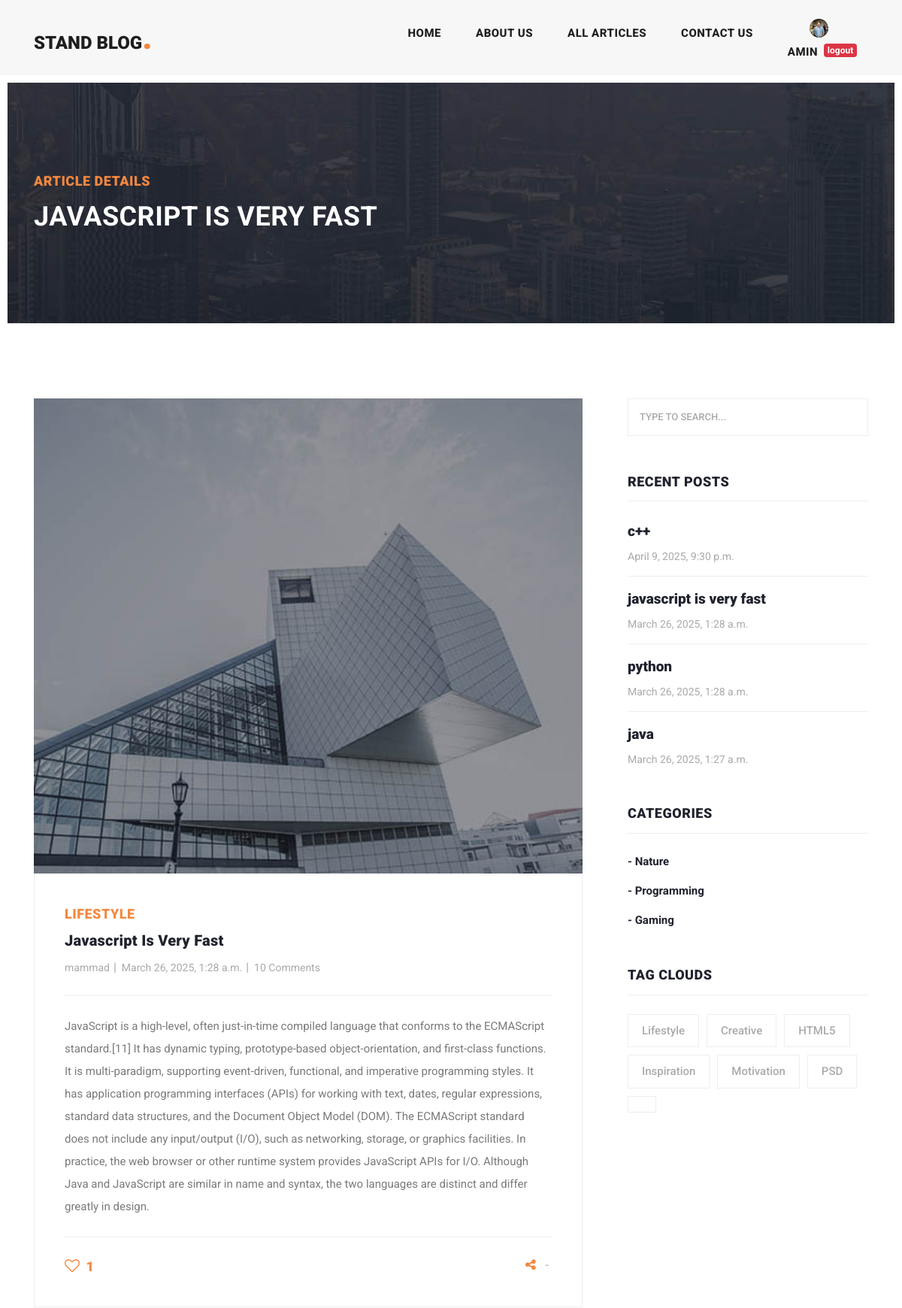
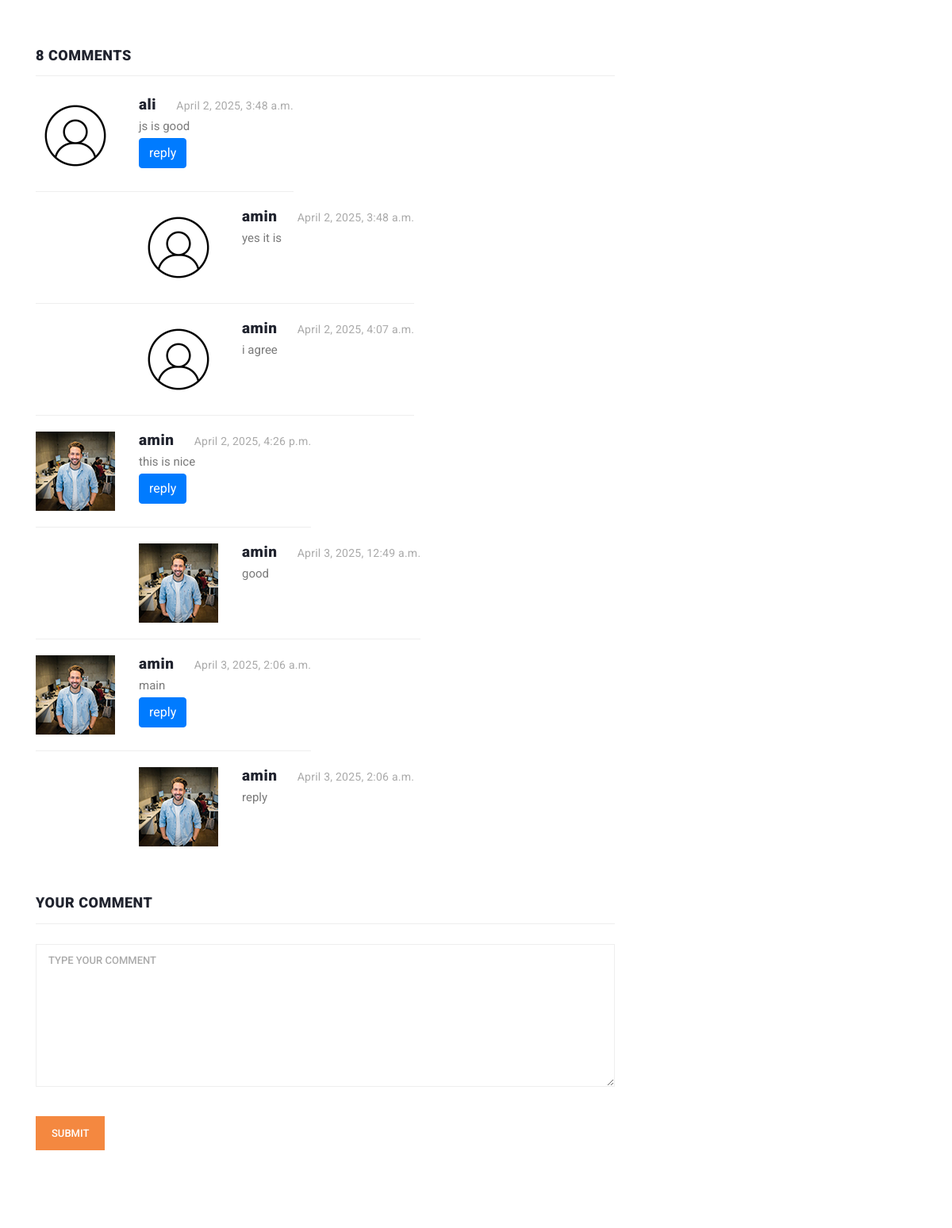
The page /articles/detail/javascript-is-very-fast (signed in, upper part) on the database its author committed (2 pictures, top to bottom).
### account/models.py (models this page shows, shortened)
class Profile(models.Model):
    user = models.OneToOneField(User, on_delete=models.CASCADE)
    fathers_name = models.CharField(max_length=20)
    nationcode = models.CharField(max_length=11)
    image = models.ImageField(upload_to='profile/images', null=True, blank=True)

### blog/models.py (models this page shows, shortened)
class Article(models.Model):
    author = models.ForeignKey(User , on_delete=models.SET_NULL, null=True , blank=True , related_name='articles')
    title = models.CharField(max_length=80)
    category = models.ManyToManyField(Category , related_name="articles")
    body = models.TextField()
    image = models.ImageField(upload_to='images/articles' , null=True, blank=True)
    created = models.DateTimeField(auto_now_add=True)
    updated = models.DateTimeField(auto_now=True)
    is_published = models.BooleanField(default=True)
    slug = models.SlugField(blank=True , unique=True)
    objects = models.Manager()
    class Meta:
        ordering = ('-updated','-created')
    def get_absolute_url(self):
        return reverse('blog:article_detail', kwargs={'slug': self.slug})

class Comment(models.Model):
    article = models.ForeignKey(Article , on_delete=models.CASCADE , related_name='comments')
    user = models.ForeignKey(User , on_delete=models.CASCADE , related_name='comments')
    parent = models.ForeignKey('self' , on_delete=models.CASCADE ,null= True , blank=True ,  related_name='replies')
    body = models.TextField()
    created = models.DateTimeField(auto_now_add=True)

class Category(models.Model):
    title = models.CharField(max_length=100)
    created = models.DateTimeField(auto_now_add=True)

### blog/views.py (the view)
# urls.py: path('detail/<slug:slug>', views.article_detail, name='article_detail'),
def article_detail(request, slug):
    article = get_object_or_404(Article, slug=slug)
    if request.method == 'POST':
        parent_id = request.POST.get('parent_id', None)
        body = request.POST.get('body')
        parent_id = int(parent_id) if parent_id and parent_id.isdigit() else None
        Comment.objects.create(body=body, article=article, user=request.user, parent_id=parent_id)
    return render(request, 'blog/article_detail.html', {'article': article})

### context_processors/context_processors.py (called while the page is built)
def recent_articles(request):
    recent_articles = Article.objects.order_by('-created')
    categories = Category.objects.all()
    return {'recent_articles': recent_articles , "categories": categories}

### blog/templates/blog/article_detail.html (shortened to what this page needs)
{% extends 'base.html' %}
{% load static %}
{% load social_share %}
{% block content %}
    <div class="heading-page header-text">
      <section class="page-heading">
        <div class="container">
          <div class="row">
            <div class="col-lg-12">
              <div class="text-content">
                <h4>Article Details</h4>
                <h2>{{ article.title }}</h2>
              </div>
            </div>
          </div>
        </div>
      </section>
    </div>
    <section class="blog-posts grid-system">
      <div class="container">
        <div class="row">
          <div class="col-lg-8">
            <div class="all-blog-posts">
              <div class="row">
                <div class="col-lg-12">
                  <div class="blog-post">
                    <div class="blog-thumb">
                      <img src="{{ article.image.url }}" alt="">
                    </div>
                    <div class="down-content">
                      <span>Lifestyle</span>
                      <a href="post-details.html"><h4>{{ article.title }}</h4></a>
                      <ul class="post-info">
                        <li><a href="#">{{ article.author.username }}</a></li>
                        <li><a href="#">{{ article.created }}</a></li>
                        <li><a href="#">10 Comments</a></li>
                      </ul>
                      <p>{{ article.body }}</p>
                      <div class="post-options">
                        <div class="row">
                          <div class="col-6">
                            <ul class="post-tags">
                                {% if is_liked %}
                                     <li>
                                         <a onclick="like('{{ article.slug }}', '{{ article.id }}')">
                                             <i id="like" class="fa fa-heart" style="font-size: 20px"></i>
                                         </a>
                                         <span id="count">{{ article.likes.all.count }}</span>
                                     </li>
                                     {% else %}
                                     <li>
                                         <a onclick="like('{{ article.slug }}', '{{ article.id }}')">
                                             <i id="like" class="fa fa-heart-o" style="font-size: 20px"></i>
                                         </a>
                                         <span id="count">{{ article.likes.all.count }}</span>
                                     </li>
                                {% endif %}
                            </ul>
                          </div>
                          <div class="col-6">
                            <ul class="post-share">
                              <li><i class="fa fa-share-alt"></i></li>
                              <li>-</li>
                            </ul>
                          </div>
                        </div>
                      </div>
                    </div>
                  </div>
                </div>
                <div class="col-lg-12">
                  <div class="sidebar-item comments">
                    <div class="sidebar-heading">
                      <h2>{{ article.comments.count }} comments</h2>
                    </div>
                    <div class="content">
                      <ul>
                        {% for comment in article.comments.all %}
                          {% if comment.parent == None %}
                              <li>
                              <div class="author-thumb">
                                  {% if comment.user.profile.image %}
                                        <img src="{{ comment.user.profile.image.url }}" alt="">
                                        {% else %}
                                        <img src="{% static 'images/icons/index.jpg' %}" alt="">
                                    {% endif %}
                              </div>
                              <div class="right-content">
                                <h4>{{ comment.user.username }} <span>{{ comment.created }}</span></h4>
                                <p>{{ comment.body }}</p>
                                  <button onclick="set_value({{ comment.id }})" class="btn btn-primary" >reply</button>
                              </div>
                            </li>
                              {% for reply in comment.replies.all %}
                              <li class="replied">
                                <div class="author-thumb">
                                    {% if comment.user.profile.image %}
                                        <img src="{{ comment.user.profile.image.url }}" alt="">
                                        {% else %}
                                        <img src="{% static 'images/icons/index.jpg' %}" alt="">
                                    {% endif %}
                                </div>
                                <div class="right-content">
                                  <h4>{{ reply.user.username }} <span>{{ reply.created }}</span></h4>
                                  <p>{{ reply.body }}</p>
                                </div>
                              </li>
                            {% endfor %}
                          {% endif %}
                        {% endfor %}
                      </ul>
                    </div>
                  </div>
                </div>
              {% if request.user.is_authenticated %}
                  <div class="col-lg-12">
                  <div class="sidebar-item submit-comment">
                    <div class="sidebar-heading">
                      <h2>Your comment</h2>
                    </div>
                    <div class="content">
                      <form id="comment" action="#" method="post">
                        <div class="row">
                          <div class="col-lg-12">
                            <fieldset>
                              <textarea name="body" rows="6" id="body" placeholder="Type your comment" required=""></textarea>
                            </fieldset>
                          </div>
                          <div class="col-lg-12">
                            <fieldset>
                              <button type="submit" id="form-submit" class="main-button">Submit</button>
                            </fieldset>
                          </div>
                        </div>
                      </form>
                    </div>
                  </div>
                </div>
              {% endif %}
              </div>
            </div>
          </div>
          {% include 'includes/sidebar.html' %}
        </div>
      </div>
    </section>
{% endblock %}

### templates/includes/header.html (shortened to what this page needs)
{% load static %}
<header class="">
      <nav class="navbar navbar-expand-lg">
        <div class="container">
          <a class="navbar-brand" href="index.html"><h2>Stand Blog<em>.</em></h2></a>
          <div class="collapse navbar-collapse" id="navbarResponsive">
            <ul class="navbar-nav ml-auto">
              <li class="nav-item{% if request.resolver_match.url_name == 'home' %} active {% endif %}">
                <a class="nav-link" href="{% url 'home_app:home' %}">Home
                </a>
              </li>
              <li class="nav-item">
                <a class="nav-link" href="{% url 'blog:about_us' %}">About Us</a>
              </li>
              <li class="nav-item {% if request.resolver_match.url_name == 'articles_list' %} active {% endif %} ">
                <a class="nav-link" href="{% url 'blog:articles_list' %}">All Articles</a>
              </li>
              <li class="nav-item">
                <a class="nav-link" href="{% url 'blog:contact_us' %}">Contact Us</a>
              </li>
              <li class="nav-item">
                  {% if request.user.is_authenticated %}
                      {% if user.profile.image %}
                          <span><img src="{{ user.profile.image.url }}" width="25px" height="25px" style="border-radius: 100%" alt=""></span>
                          {% else %}
                          <span><img src="{% static 'images/icons/index.jpg' %}" width="25px" height="25px" style="border-radius: 100%" alt=""></span>
                      {% endif %}
                      <div class="d-flex">
                          <a class="nav-link" href="">{{ request.user.username }}</a>
                      <a href={% url 'account:logout' %}><span class="badge badge-danger mt-2">logout</span></a>
                      </div>
                  {% else %}
                      <div class="d-flex" >
                      <a class="nav-link" href={% url 'account:login' %}>login</a> __
                      <a class="nav-link" href={% url 'account:register' %}>register</a>
                      </div>
                  {% endif %}
              </li>
            </ul>
          </div>
        </div>
      </nav>
    </header>

### templates/includes/sidebar.html
{% load static %}
<div class="col-lg-4">
            <div class="sidebar">
              <div class="row">
                <div class="col-lg-12">
                  <div class="sidebar-item search">
                    <form id="search_form" name="gs" method="GET" action="{% url 'blog:search_articles' %}">
                      <input type="text" name="q" class="searchText" placeholder="type to search..." autocomplete="on">
                    </form>
                  </div>
                </div>
                <div class="col-lg-12">
                  <div class="sidebar-item recent-posts">
                    <div class="sidebar-heading">
                      <h2>Recent Posts</h2>
                    </div>
                    <div class="content">
                      <ul>
                        {% for article in recent_articles %}
                            <li><a href="{{ article.get_absolute_url }}">
                              <h5>{{ article.title }}</h5>
                              <span>{{ article.created }}</span>
                        </a></li>
                        {% endfor %}
                      </ul>
                    </div>
                  </div>
                </div>
                <div class="col-lg-12">
                  <div class="sidebar-item categories">
                    <div class="sidebar-heading">
                      <h2>Categories</h2>
                    </div>
                    <div class="content">
                      <ul>
                          {% for category in categories %}
                              <li><a href="{% url 'blog:category_detail' category.id %}">- {{ category.title }}</a></li>
                          {% endfor %}
                      </ul>
                    </div>
                  </div>
                </div>
                <div class="col-lg-12">
                  <div class="sidebar-item tags">
                    <div class="sidebar-heading">
                      <h2>Tag Clouds</h2>
                    </div>
                    <div class="content">
                      <ul>
                        <li><a href="#">Lifestyle</a></li>
                        <li><a href="#">Creative</a></li>
                        <li><a href="#">HTML5</a></li>
                        <li><a href="#">Inspiration</a></li>
                        <li><a href="#">Motivation</a></li>
                        <li><a href="#">PSD</a></li>
                        <li><a href="#">{{ name }}</a></li>
                      </ul>
                    </div>
                  </div>
                </div>
              </div>
            </div>
          </div>

### rows shown on the page
Article: title "JAVASCRIPT IS VERY FAST", image (picture), title "Javascript Is Very Fast", author.username "mammad", created "March 26, 2025, 1:28 a.m.", body "JavaScript is a high-level, often just-in-time compiled language that conforms to the ECMAScript standard.[11] It has dynamic typing, prototype-based object-orientation, and first-class functions. It is multi-paradigm, supporting event-driven, functional, and imperative programming styles. It has application programming interfaces (APIs) for working with text, dates, regular expressions, standard data structures, and the Document Object Model (DOM). The ECMAScript standard does not include any input/output (I/O), such as networking, storage, or graphics facilities. In practice, the web browser or other runtime system provides JavaScript APIs for I/O. Although Java and JavaScript are similar…", likes.all.count "1", comments.count "8", title "javascript is very fast"
Comment: user.username "ali", created "April 2, 2025, 3:48 a.m.", body "js is good"
Comment: user.username "amin", created "April 2, 2025, 3:48 a.m.", body "yes it is"
Comment: user.username "amin", created "April 2, 2025, 4:07 a.m.", body "i agree"
Comment: user.profile.image (picture), user.username "amin", created "April 2, 2025, 4:26 p.m.", body "this is nice"
Comment: user.profile.image (picture), user.username "amin", created "April 3, 2025, 12:49 a.m.", body "good"
Comment: user.profile.image (picture), user.username "amin", created "April 3, 2025, 2:06 a.m.", body "main"
Comment: user.profile.image (picture), user.username "amin", created "April 3, 2025, 2:06 a.m.", body "reply"
Article: title "c++", created "April 9, 2025, 9:30 p.m."
Article: title "python", created "March 26, 2025, 1:28 a.m."
Article: title "java", created "March 26, 2025, 1:27 a.m."
Category: title "Nature"
Category: title "Programming"
Category: title "Gaming"

### other values the page prints
{{ request.user.username }} "AMIN"
